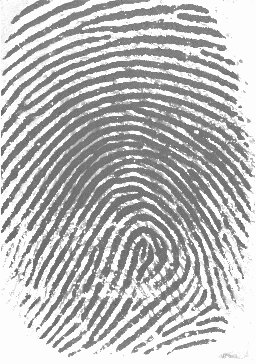
#> input picture image_processing/examples/101_1.bmp, 256 x 364 px
$ python rotate.py
#> lines starting #> are read from the running program, lines starting #| are printed output that depends on the picture
import cv2

image = cv2.imread("../examples/101_1.bmp")
#> image is the input picture: shape (364, 256, 3); min 70, max 253, mean 186.6

# Rotate 90 degrees clockwise
rotated_90_clockwise = cv2.rotate(image, cv2.ROTATE_90_CLOCKWISE)
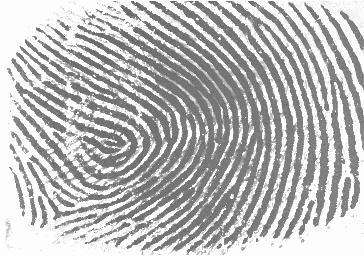
#> rotated_90_clockwise: shape (256, 364, 3); min 70, max 253, mean 186.6

# Rotate 90 degrees counter-clockwise
rotated_90_counterclockwise = cv2.rotate(image, cv2.ROTATE_90_COUNTERCLOCKWISE)
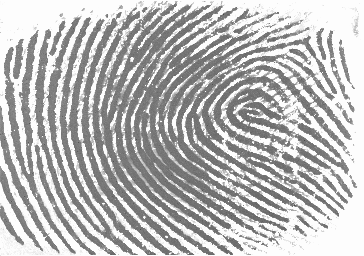
#> rotated_90_counterclockwise: shape (256, 364, 3); min 70, max 253, mean 186.6

# Rotate 180 degrees
rotated_180 = cv2.rotate(image, cv2.ROTATE_180)
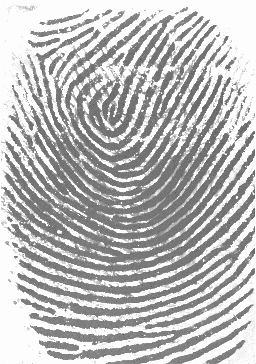
#> rotated_180: shape (364, 256, 3); min 70, max 253, mean 186.6


cv2.imshow("Original Image", image)
cv2.imshow("Rotated 90 Clockwise", rotated_90_clockwise)
cv2.imshow("Rotated 90 Counter-Clockwise", rotated_90_counterclockwise)
cv2.imshow("Rotated 180", rotated_180)
cv2.imwrite("../output/rotated90.bmp", rotated_90_clockwise)
cv2.waitKey(0)
cv2.destroyAllWindows()

$ run again, with image_processing/examples/fingerprint.bmp copied over image_processing/examples/101_1.bmp
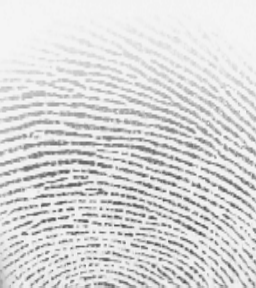
#> input picture image_processing/examples/fingerprint.bmp, 256 x 288 px
#> image is the input picture: shape (288, 256, 3); min 73, max 246, mean 216.7
#> `rotated_90_counterclockwise = cv2.rotate(image, cv2.ROTATE_90_COUNTERC..`:
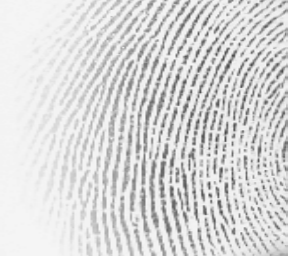
#> rotated_90_counterclockwise: shape (256, 288, 3); min 73, max 246, mean 216.7
#> `rotated_180 = cv2.rotate(image, cv2.ROTATE_180)`:
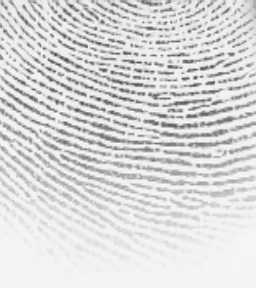
#> rotated_180: shape (288, 256, 3); min 73, max 246, mean 216.7

$ run again, with image_processing/examples/fingerprint3.bmp copied over image_processing/examples/101_1.bmp
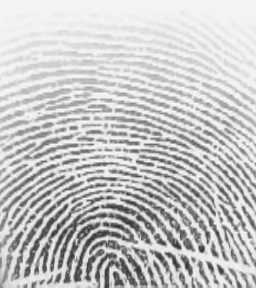
#> input picture image_processing/examples/fingerprint3.bmp, 256 x 288 px
#> image is the input picture: shape (288, 256, 3); min 50, max 246, mean 197.7
#> `rotated_90_counterclockwise = cv2.rotate(image, cv2.ROTATE_90_COUNTERC..`:
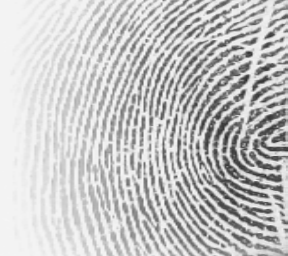
#> rotated_90_counterclockwise: shape (256, 288, 3); min 50, max 246, mean 197.7
#> `rotated_180 = cv2.rotate(image, cv2.ROTATE_180)`:
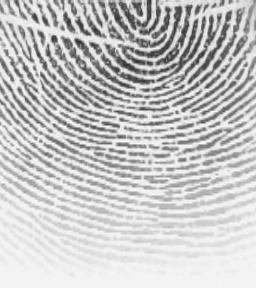
#> rotated_180: shape (288, 256, 3); min 50, max 246, mean 197.7
